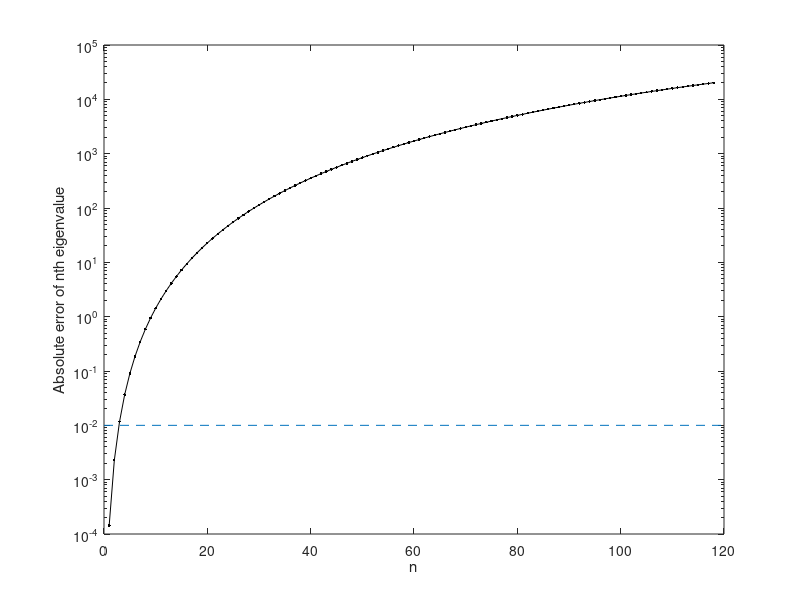
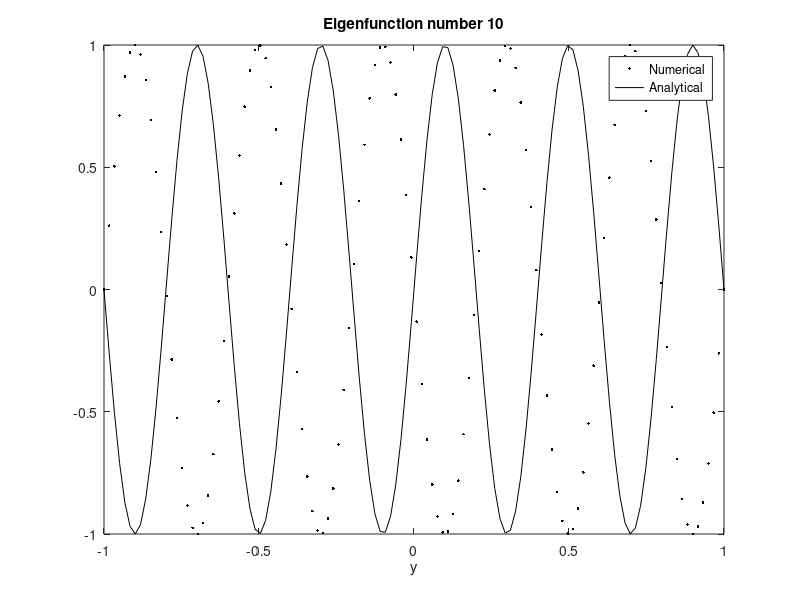

Here is the MATLAB script that generated these plots, in order:
close all; clear all;

%% grid
N = 120; % number of gridpoints
y0 = -1; yf = 1; Ly = yf-y0; dy = Ly/(N-1);
y = (y0:dy:yf).';

%% second-order centered differences for second derivative

um = ones(N,1);

D2 = full(spdiags([1*um -2*um 1*um],-1:1,N,N));
D2(1,:)=D2(2,:);D2(N,:)=D2(N-1,:); % first-order differences for boundary points
D2 = D2/(dy^2);

%% set eigenvalue problem
L = D2;
F = -eye(size(L));

%% set boundary conditions v=0 at both ends
L(1,:) = 0; L(1,1) = 1; F(1,:) = 0;
L(N,:) = 0; L(N,N) = 1; F(N,:) = 0;

%% solve eigenvalue problem
[V,lambda]=eig(L,F);
lambda = diag(lambda);

%% sort eigenvalues
lambda=sort(lambda);

%% analytical eigenvalues
n = (1:length(lambda)).';
lambdaAn = n.^2*pi^2/4;

error = abs(lambda-lambdaAn);

normerror = error/abs(lambdaAn); % error normalised by eigenvalue magnitude

figure;
semilogy(n,error,'k.-');
line([0 max(n)],[0.01 0.01],'LineStyle','--'); % draw line marking an error of 0.01
xlabel('n');
ylabel('Absolute error of nth eigenvalue');

%% look at eigenfunctions
j = 10; %% look at jth eigenfunction
if(mod(j,2)==0)
    Van = sin(n(j)*pi/2*y);
else
    Van = cos(n(j)*pi/2*y);
end
figure;
plot(y,V(:,j),'k.',y,Van,'k-');
xlabel('y'); title(['Eigenfunction number ' int2str(j)]);
legend('Numerical','Analytical');
